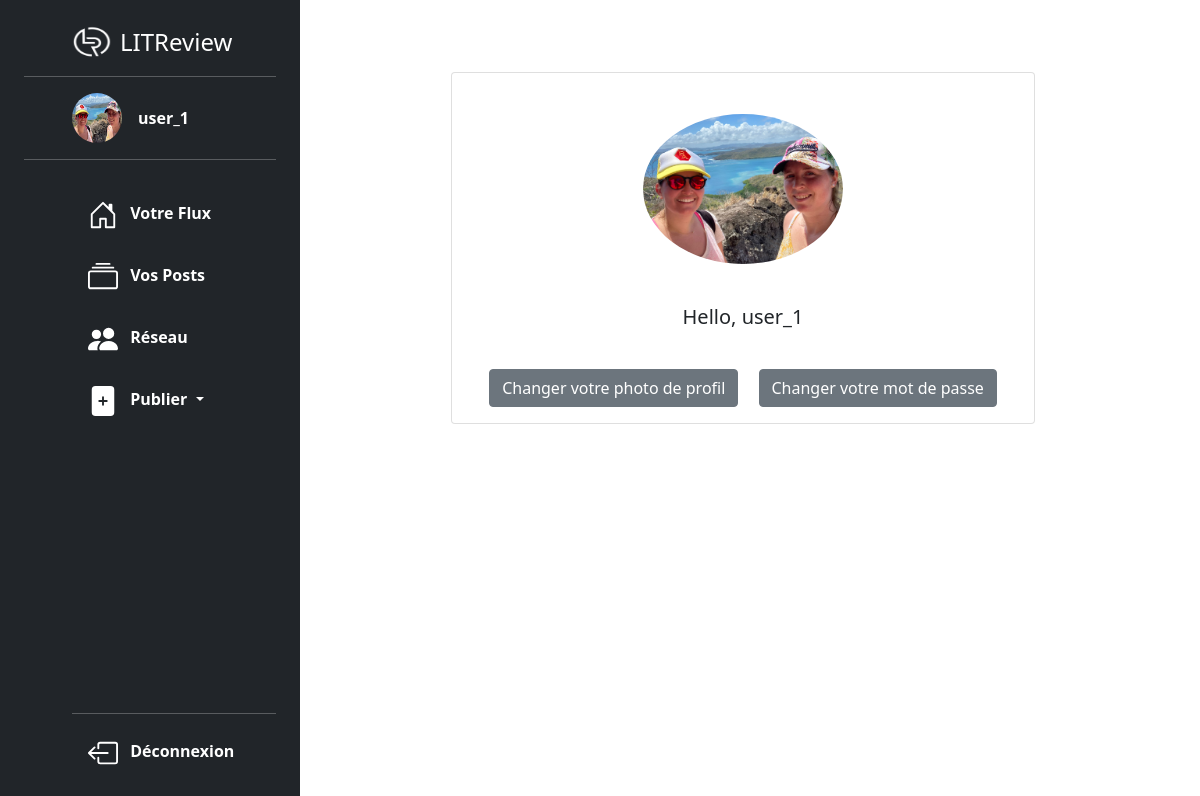
Page /user_profile/ (signed in) on the committed database.
### authentication/models.py (models this page shows, shortened)
class User(AbstractUser):
    SUBSCRIBER = "SUBSCRIBER"
    profil_photo = models.ImageField(verbose_name="Photo de profil")
    following = models.ManyToManyField(
        "self",
        through=UserFollows,
        symmetrical=False,
        related_name="followers",
    )

### authentication/views.py (the view)
# urls.py: path("user_profile/", views.profile_view, name="profile_view"),
@login_required
def profile_view(request):
    return render(request, "authentication/profile_view.html", {"user": request.user})

### authentication/templates/authentication/profile_view.html
{% extends 'base.html' %}
{% load static %}
{% block content %}
<div class="container">
  {% include 'authentication/partials/user_card.html' %}
</div>
{% endblock content %}

### templates/partials/sidebar.html (shortened to what this page needs)
{% load static %}
{% if user.is_authenticated %}
  <div class="d-flex flex-column flex-shrink-0 p-4 text-white bg-dark vh-100 position-fixed w-25">
    <a href="/" class="d-flex align-items-center mb-3 mb-md-0 me-md-auto  text-white text-decoration-none ps-md-2 ps-xl-5">
      <img src="{% static 'images/logo_litreview.png'%}" class="bi me-2" width="40" height="32">
      <span class="fs-4">LITReview</span>
    </a>
    <div class="profil">
      <a href="{% url 'profile_view'%}" class="d-flex align-items-center text-white text-decoration-none ps-md-0 ps-xl-5" >
        {% if user.profil_photo %}
        <img src="{{ user.profil_photo.url }}" alt="{{user.username}}" width="50" height="50" class="rounded-circle me-3">
        {% else %}
        <img src="{% static 'images/default_profile.png'%}" alt="{{user.username}}" width="50" height="50" class="rounded-circle me-2">
        {% endif %}
        <strong>{{user.username}}</strong>
      </a>
    </div>
    <ul class="nav nav-pills flex-column mb-auto ps-md-0 ps-xl-5 h-100">
      <li class="nav-item pt-3">
        <a href="{% url 'home' %}" class="nav-link text-white" aria-current="page">
          <svg class="bi me-2 " width="30" height="30" fill="white"><use xlink:href="#home"></use></svg>
          <strong>Votre Flux</strong>
        </a>
      </li>
      <li class="nav-item pt-3">
        <a href="{% url 'view_user_posts'%}" class="nav-link text-white">
          <svg class="bi me-2" width="30" height="30" fill="white"><use xlink:href="#collection"></use></svg>
          <strong>Vos Posts</strong>
        </a>
      </li>
      <li class="nav-item pt-3">
        <a href="{% url 'follower_page' %}" class="nav-link text-white">
          <svg class="bi me-2" width="30" height="30" fill="white"><use xlink:href="#people-fill"></use></svg>
          <strong>Réseau</strong>
        </a>
      </li>
      <li class="nav-item pt-3 dropdown">
        <a href="#" class="nav-link text-white dropdown-toggle" id="dropdownUser1" data-bs-toggle="dropdown" aria-expanded="false">
          <svg class="bi me-2" width="30" height="30" fill="white"><use xlink:href="#file-plus-fill"></use></svg>
          <strong>Publier</strong>
        </a>
      </li>
      <li class="mt-auto">
        <hr>
        <a href="{% url 'account_logout' %}" class="nav-link text-white">
          <svg  class="bi bi-box-arrow-left me-2" width="30" height="30" fill="white"><use xlink:href="#box-arrow-left"></use>
          </svg>
          <strong>Déconnexion</strong>
        </a>
      </li>
    </ul>
  </div>
{% endif %}

### authentication/templates/authentication/partials/user_card.html
{% load static %}
<div class="container w-75">
    <div class="card mb-3 align-items-center">
      <div class="mt-3">
            <div class="d-flex justify-content-center align-items-center rounded-circle p-auto" style="width: 200px; height: 200px; overflow: hidden;">
              {% if user.profil_photo %}
                <img class="img-fluid rounded-circle" src={{ user.profil_photo.url }} alt="photo de profil personnalisée de l'utilisateur">
                {% else %}
                <img class="img-fluid rounded-circle" src="{% static 'images/default_profile.png'%}" alt="photo de profil par default de l'utilisateur">
                {% endif %}
            </div>
      </div>
      <div class="card-body">
        <h5 class="card-title">Hello, {{user}} </h5>
      </div>
      <div class="card-body">
          <a href="{% url 'upload_profile_photo' %}" class="card-link btn btn-secondary" type="button">Changer votre photo de profil</a>
          <a href="{% url 'password_change' %}" class="card-link btn btn-secondary" type="button">Changer votre mot de passe</a>
      </div>
    </div>
  </div>

### rows in the picture
User: profil_photo (picture), username "user_1"
